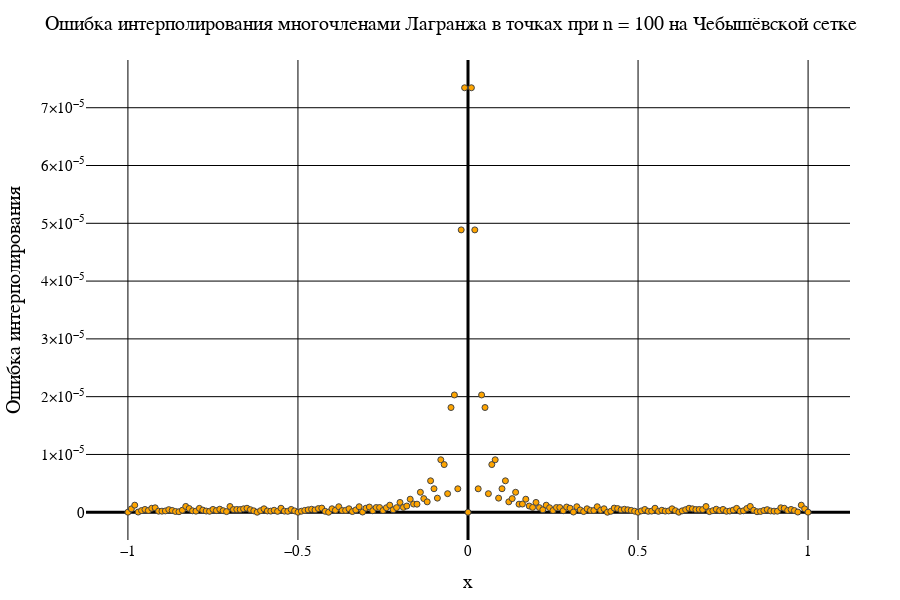

Write notebook code for a chart like this one.
### Code cell
data2[2]

### Figure 1 — Plotly figure (JSON) as saved in the notebook; plotly's stock layout.template omitted (floating-point values rounded to 4 significant figures; data arrays with more than 128 entries replaced by an {"elided": "..."} marker saying what was removed)
{"data": [{"marker": {"color": "orange", "line": {"width": 1}, "showline": true}, "mode": "markers", "type": "scatter", "x": {"elided": "201 float values"}, "y": {"elided": "201 float values"}}], "layout": {"coloraxis": {"outlinecolor": "black"}, "font": {"color": "black", "family": "Times New Roman"}, "height": 600, "margin": {"b": 50, "l": 50, "r": 50, "t": 60}, "paper_bgcolor": "white", "plot_bgcolor": "white", "title": {"autosize": false, "font": {"color": "black", "family": "Times New Roman", "size": 20}, "paper_bgcolor": "red", "text": "Ошибка интерполирования многочленами Лагранжа в точках при n = 100 на Чебышёвской сетке"}, "width": 900, "xaxis": {"color": "black", "gridcolor": "black", "gridwidth": 1, "tickfont": {"size": 15}, "title": {"font": {"color": "black", "family": "Times New Roman", "size": 20}, "text": "x"}, "zerolinecolor": "black", "zerolinewidth": 3}, "yaxis": {"exponentformat": "power", "gridcolor": "black", "gridwidth": 1, "tickfont": {"size": 15}, "title": {"font": {"color": "black", "family": "Times New Roman", "size": 20}, "text": "Ошибка интерполирования"}, "zerolinecolor": "black", "zerolinewidth": 3}}}
